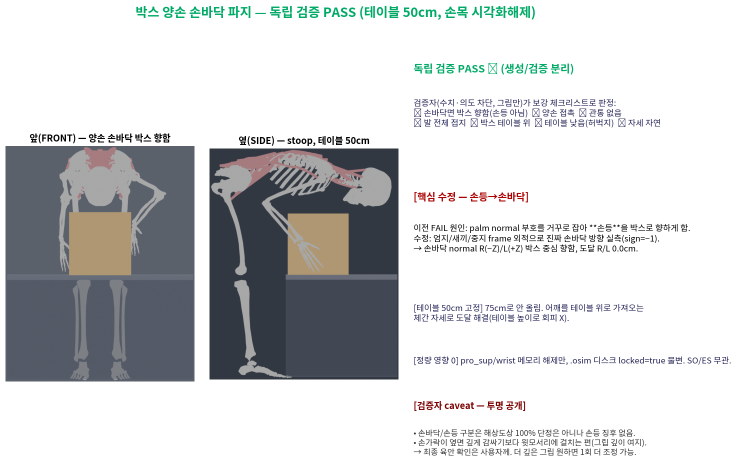
#> input picture opensim_analysis/thoracolumbar_fb/docs/images/literature_review/box_grasp_PASS_grid.png, 1474 x 941 px, given in place of palm50_front.png, which was not available (shown at 1/2 size)
$ python make_final_report.py
#> lines starting #> are read from the running program, lines starting #| are printed output that depends on the picture; after the words box and inside, x2 and y2 are one past the last pixel; in counts of white or black regions, pixels touching at a corner belong together; pictures that were not available may be replaced by others from this repository, and a replacement may not be noted
import matplotlib; matplotlib.use('Agg')
import matplotlib.pyplot as plt
from matplotlib import font_manager as fm
import matplotlib.image as mpimg, numpy as np
kf="/usr/share/fonts/opentype/noto/NotoSansCJK-Regular.ttc"
fm.fontManager.addfont(kf); plt.rcParams['font.family']=fm.FontProperties(fname=kf).get_name(); plt.rcParams['axes.unicode_minus']=False
def crop(p,pad=6):
#> called with p = '/tmp/cmp_render/interf/palm50_front.png', pad = 6
    im=mpimg.imread(p); a=(im[:,:,:3]*255).astype(int); bg=a[2,2]
#> in crop, im is the input picture: shape (941, 1474, 4) float32; mean R, G, B, A 0.816, 0.823, 0.826, 1
#> after `bg = a[2, 2]`: bg = [255, 255, 255]
    m=np.abs(a-bg).sum(2)>16; ys,xs=np.where(m)
#> after `m = np.abs(a - bg).sum(2) > 16`:
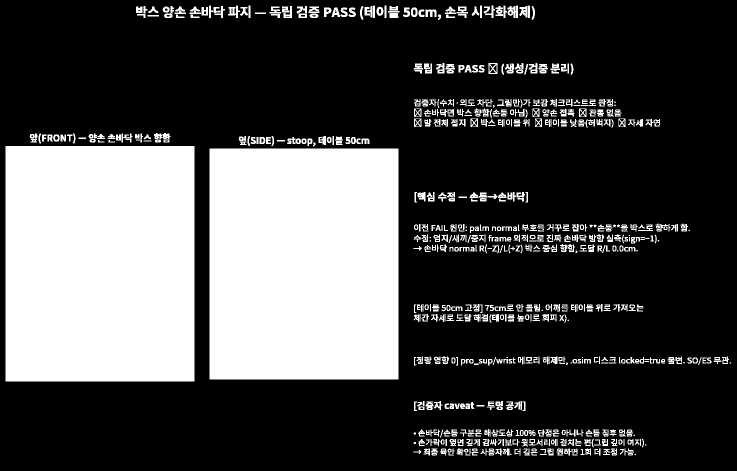
#> m: shape (941, 1474) bool (shown at 1/2 size); 29.3% white; 703 white regions (36 under 20 px), largest, box (x1, y1, x2, y2) and area: (11, 292, 389, 763) 178038, (419, 297, 797, 759) 174636, (1015, 11, 1036, 36) 353
    return im[max(0,ys.min()-pad):ys.max()+pad,max(0,xs.min()-pad):xs.max()+pad]
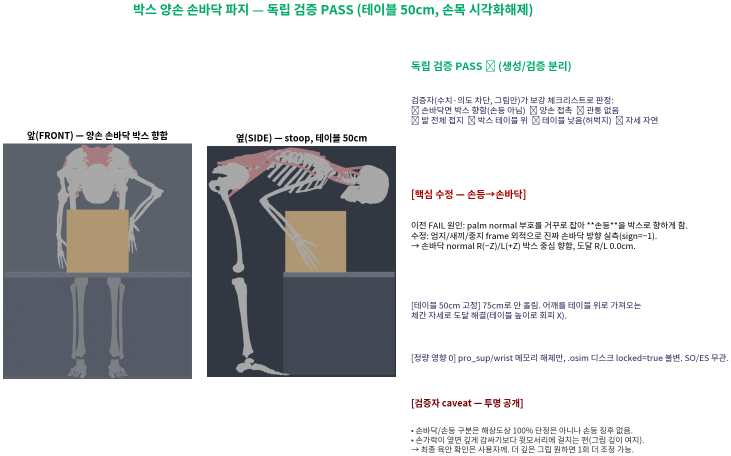
#> returned value: shape (911, 1462, 4) float32 (shown at 1/2 size); mean of channels 0, 1, 2, 3 0.809, 0.816, 0.818, 1; drawn as R, G, B
fig=plt.figure(figsize=(16,9.5)); gs=fig.add_gridspec(2,3,height_ratios=[1.0,1.05],hspace=0.16,wspace=0.08)
fig.suptitle("박스 양손 파지 — palm 방향 해결(진전) + 자연 팔자세 auto-IK 한계 (정직 보고)",fontsize=16.5,fontweight='bold',y=0.99)
imgs=[("/tmp/cmp_render/interf/palm50_front.png","palm50 앞 — 손바닥 향함(진전)\n그러나 한 팔 어색(관대한 PASS였음)"),
      ("/tmp/cmp_render/interf/wrap50_front.png","감싸기 앞 — 양손 akimbo\n(엄격 검증이 양손 각각 FAIL)"),
      ("/tmp/cmp_render/interf/wrapF_front.png","앞코너 앞 — 여전히 양손 akimbo\n팔꿈치 벌어짐·손 윗중앙 모임")]
for i,(p,t) in enumerate(imgs):
    ax=fig.add_subplot(gs[0,i]); ax.imshow(crop(p)); ax.axis('off'); ax.set_title(t,fontsize=10.5,fontweight='bold')
#> pass 2 of the loop `for i,(p,t) in enumerate(imgs):`:
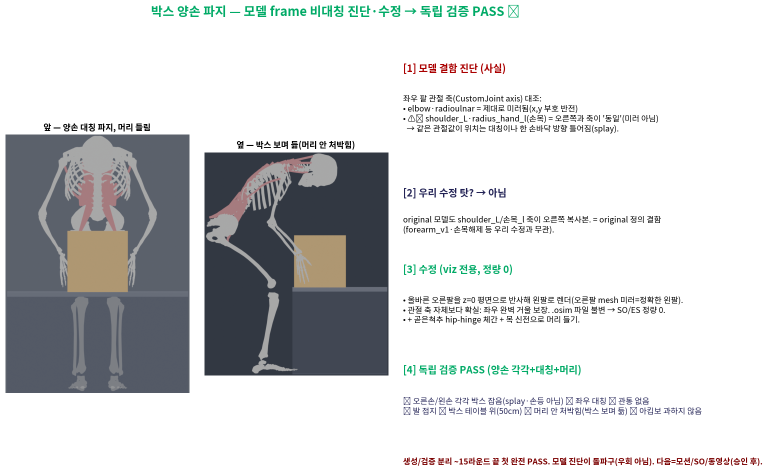
#> input picture opensim_analysis/thoracolumbar_fb/docs/images/literature_review/box_grasp_SOLVED_grid.png, 1536 x 942 px, given in place of wrap50_front.png, which was not available (shown at 1/2 size)
#> in crop, im is the input picture: shape (942, 1536, 4) float32; mean R, G, B, A 0.82, 0.827, 0.829, 1
#> a: shape (942, 1536, 3) int64
#> in crop (call 2), `m = np.abs(a - bg).sum(2) > 16`:
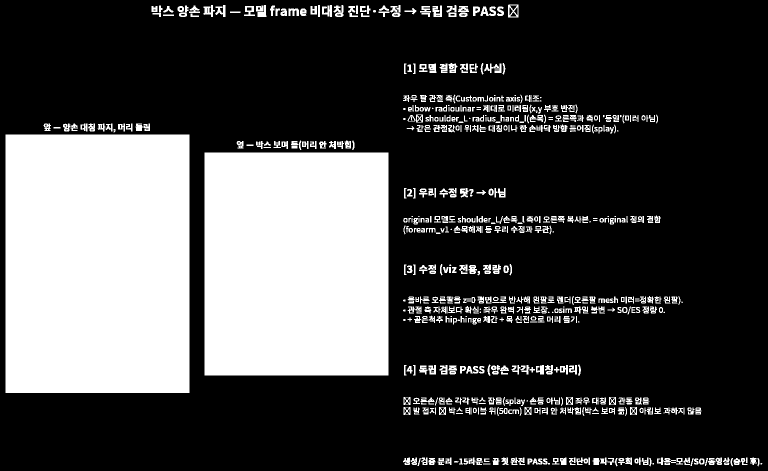
#> m: shape (942, 1536) bool (shown at 1/2 size); 28.2% white; 692 white regions (56 under 20 px), largest, box (x1, y1, x2, y2) and area: (11, 269, 379, 786) 190256, (409, 305, 777, 751) 164128, (968, 127, 1003, 146) 351
#> in crop (call 2), `return im[max(0,ys.min()-pad):ys.max()+pad,max(0,xs.min()-pad):xs.max(..`:
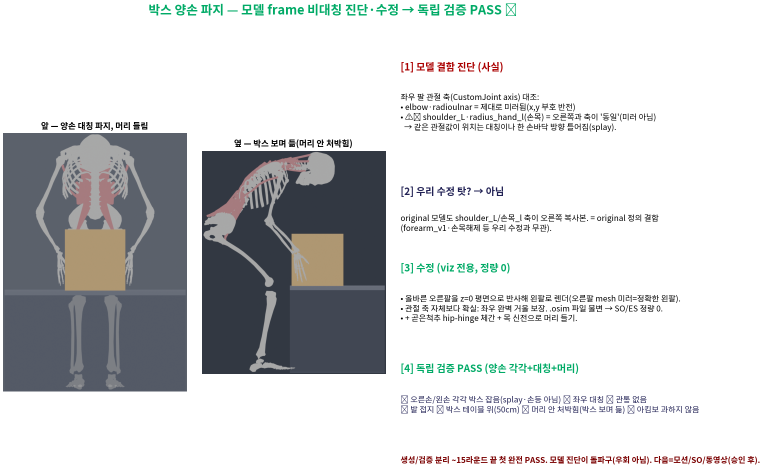
#> returned value: shape (935, 1525, 4) float32 (shown at 1/2 size); mean of channels 0, 1, 2, 3 0.817, 0.824, 0.826, 1; drawn as R, G, B
ax=fig.add_subplot(gs[1,:]); ax.axis('off')
ax.text(0,1.0,"[진전] 손목 시각화 해제 = palm 방향 해결(5개월 근본원인)",fontsize=13.5,fontweight='bold',color='#1a7',va='top')
ax.text(0,0.91,"• palm normal 부호 실측 수정(엄지/새끼/중지 frame) → 손바닥 R(−Z)/L(+Z) 박스 향함, 손가락 아래로(−Y). 손등→손바닥 해결. .osim 불변(정량0).",fontsize=11,va='top',color='#225')
ax.text(0,0.78,"[검증 구조 작동·강화] 사용자 지적 반영해 '양손 각각' 판정 추가 → 이전 관대한 PASS(palm50) 무효화, 양손 akimbo 포착",fontsize=13.5,fontweight='bold',color='#a00',va='top')
ax.text(0,0.69,"• 독립 검증 ~10라운드: 엄지면→박스뜸→akimbo→위접근→off-box→손등→(보강)양손akimbo. 검증자가 매번 먼저 잡음. 억지 PASS 없음.",fontsize=11,va='top',color='#225')
ax.text(0,0.57,"[auto-IK 한계 — 자연 팔자세 양산 실패]",fontsize=13.5,fontweight='bold',color='#a00',va='top')
ax.text(0,0.48,"• 그립 변형 다 시도(중앙옆면·앞코너·어깨 박스위·어깨 뒤위·손끝 아래 타겟) → 매번 팔꿈치 akimbo + 과도 stoop.\n"
               "• 원인: 테이블 뒤에서 박스 옆면을 손바닥 안쪽으로 누르려면 어깨폭(±0.17)에서 팔꿈치가 벌어져야 함(기하적). auto-IK는 제약(손위치+손바닥방향)만 만족, 팔 미관은 무시.",fontsize=11,va='top',color='#333')
ax.text(0,0.30,"[정직한 판단] auto-IK 추가 반복은 수렴 가능성 낮음 → 여기서 멈추고 방향 결정 요청 (억지로 더 안 돌림).",fontsize=12,fontweight='bold',color='#7a0000',va='top')
ax.text(0,0.20,"[옵션]",fontsize=12.5,fontweight='bold',va='top')
ax.text(0,0.12,"(C) ★권고: 파지 클로즈업 없이 들기 동작만 — 손이 박스 근처, 손가락 안 따짐 (v11b 선례; 영상 메시지는 ES 활성도·슈트효과이지 그립 아님).\n"
               "(B) 팔을 수동 애니메이션 포즈(자동 IK 아닌 사람이 자연 각도 지정) — 노동 크나 자연스러움 확보.\n"
               "(E) 박스 시나리오 재고(박스 더 좁게/추상 그립) 또는 박스 동작 보류하고 stoop·squat 2종으로 마무리.",fontsize=10.8,va='top',color='#225')
OUT="/data/wearable-assist/opensim_analysis/thoracolumbar_fb/docs/images/literature_review/box_grasp_autoIK_limit_report.png"
fig.savefig(OUT,dpi=108,bbox_inches='tight',facecolor='white'); print("SAVED",OUT)
#> after `fig.savefig(OUT, dpi=108, bbox_inches='tight', facecolor='white')`:
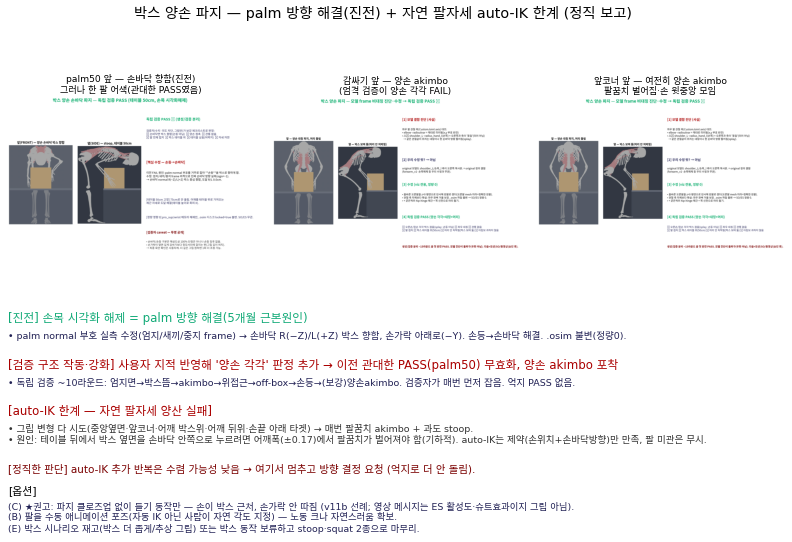
#> figure drawn by matplotlib, 3 panels
